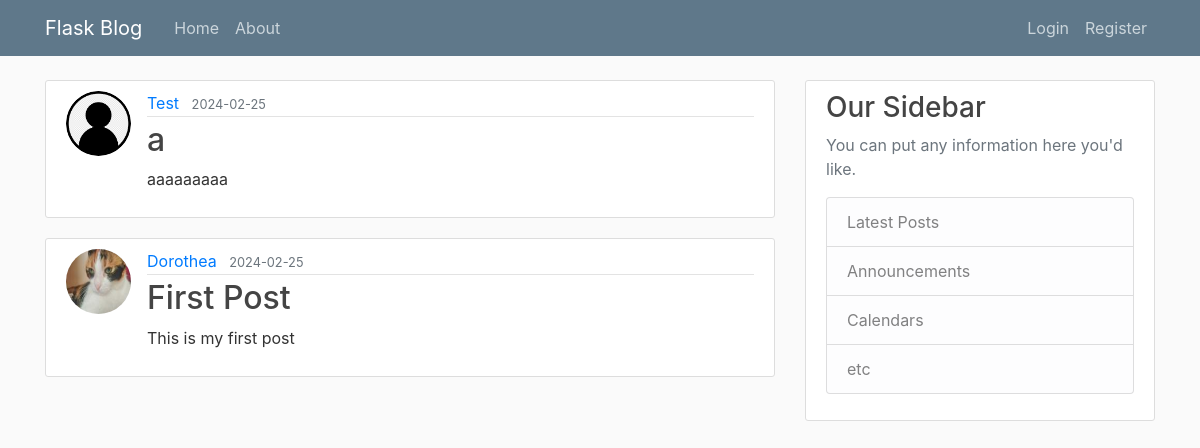
Page /home on the earlier database version.
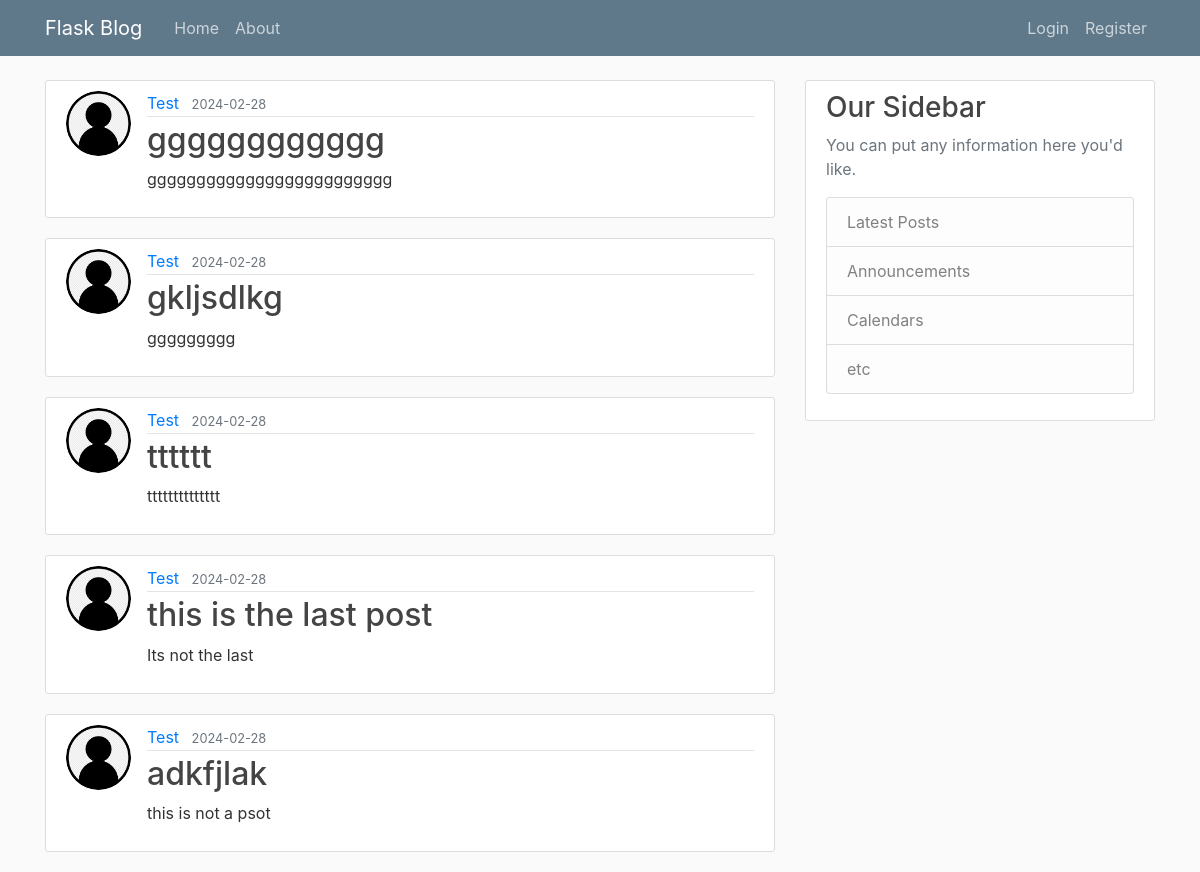
Same page on the later database version.
### flask_blog/models.py (models this page shows, shortened)
class Post(db.Model):
    id=db.Column(db.Integer,primary_key=True)
    title=db.Column(db.String(100),nullable=False)
    date_posted=db.Column(db.DateTime,nullable=False,default=datetime.utcnow)
    content=db.Column(db.Text,nullable=False)
    user_id=db.Column(db.Integer,db.ForeignKey("user.id"),nullable=False)

class User(db.Model,UserMixin):
    id=db.Column(db.Integer,primary_key=True)
    username=db.Column(db.String(20),unique=True,nullable=False)
    email=db.Column(db.String(120),unique=True,nullable=False)
    image_file=db.Column(db.String(20),nullable=False,default="default.jpg")
    password=db.Column(db.String(60),nullable=False)
    posts=db.relationship("Post",backref="author",lazy=True)

### flask_blog/routes.py (the view)
@app.route("/")
@app.route("/home")
def home():
    page=request.args.get("page",1,type=int)
    posts=Post.query.order_by(Post.date_posted.desc()).paginate(page=page,per_page=5)
    return render_template("home.html",post=posts)

### flask_blog/templates/home.html
{% extends "layout.html" %}
{% block content %}
    {% for p in post %}
        <article class="media content-section">
            <img class="rounded-circle article-img" src="{{ url_for('static',filename='profile_pics/'+ p.author.image_file ) }}">
            <div class="media-body">
            <div class="article-metadata">
                <a class="mr-2" href="#">{{ p.author.username }}</a>
                <small class="text-muted">{{ p.date_posted.strftime("%Y-%m-%d") }}</small>
            </div>
            <h2><a class="article-title" href="{{ url_for('post',post_id=p.id)}}">{{ p.title }}</a></h2>
            <p class="article-content">{{ p.content }}</p>
            </div>
        </article>
    {% endfor %}
{% endblock  content %}

Differences in the rows shown:
no longer on this page (row unchanged): Post: image_file (placeholder picture), author.username "Test", date_posted "2024-02-25", title "a", content "aaaaaaaaa"
no longer on this page (row unchanged): Post: image_file (picture), author.username "Dorothea", date_posted "2024-02-25", title "First Post", content "This is my first post"
added Post: image_file (placeholder picture), author.username "Test", date_posted "2024-02-28", title "gggggggggggg", content "ggggggggggggggggggggggggg"
added Post: image_file (placeholder picture), author.username "Test", date_posted "2024-02-28", title "gkljsdlkg", content "ggggggggg"
added Post: image_file (placeholder picture), author.username "Test", date_posted "2024-02-28", title "tttttt", content "tttttttttttttt"
added Post: image_file (placeholder picture), author.username "Test", date_posted "2024-02-28", title "this is the last post", content "Its not the last"
added Post: image_file (placeholder picture), author.username "Test", date_posted "2024-02-28", title "adkfjlak", content "this is not a psot"
